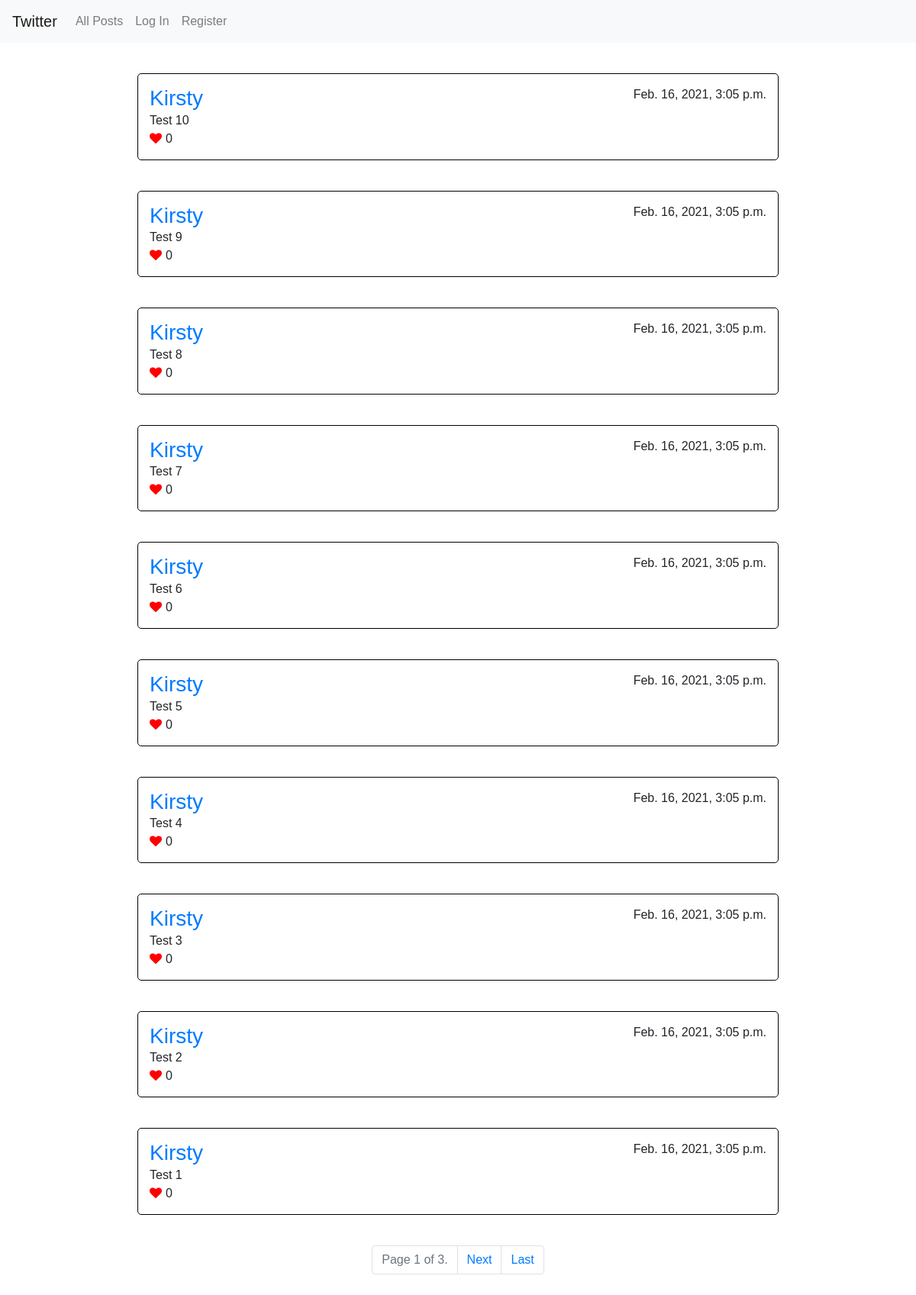
The page / on the database its author committed.
### network/models.py (models this page shows, shortened)
class Post(models.Model):
    content = models.CharField(max_length=140)
    likes = models.IntegerField(default=0)
    date_created = models.DateTimeField(auto_now_add=True)
    author = models.ForeignKey(User, on_delete=models.CASCADE, related_name="posts")

class User(AbstractUser):
    picture = models.ImageField(upload_to=rename, blank=True)

### network/views.py (the view)
# urls.py: path("", views.index, name="index"),
def index(request):
    all_posts = Post.objects.all().order_by('-date_created')
    paginator = Paginator(all_posts, 10) # show 10 posts per page
    page_number = request.GET.get('page')
    page_obj = paginator.get_page(page_number)
    return render(request, 'network/index.html', {
        "post_form": NewPost,
        "page_obj": page_obj
    })

### network/templates/network/index.html (shortened to what this page needs)
{% extends "network/layout.html" %}
{% block body %}
    {% for post in page_obj %}
        <div class="post-div">
            <div class="post">
                <h3 class="author"><a href="{% url 'profile' post.author_id %}">{{ post.author|title }}</a></h3>
                <p class="date">{{ post.date_created }}</p>
                <p class="content">{{ post.content }}</p>
                <p class="likes"><i class="fa fa-heart" aria-hidden="true" id="heart" style="color:red"></i>{{ post.likes }}</p>
            </div>
        </div>
    {% endfor %}
    <div class="page-nav-div">
        <nav aria-label="Page navigation example">
            <ul class="pagination justify-content-center">
                <li class="page-item disabled"><a href="#" class="page-link">Page {{ page_obj.number }} of {{ page_obj.paginator.num_pages }}.</a></li>
                {% if page_obj.has_next %}
                    <li class="page-item"><a class="page-link" href="?page={{ page_obj.next_page_number }}">Next</a></li>
                    <li class="page-item"><a class="page-link" href="?page={{ page_obj.paginator.num_pages }}">Last</a></li>
                {% endif %}
            </ul>
        </nav>
    </div>
{% endblock %}

### network/static/network/styles.css (style rules this page uses)
body { font-family: Arial, Helvetica, sans-serif; background: url('images/Twitter-background.png') no-repeat center center fixed; -moz-background-size: cover; -o-background-size: cover; -webkit-background-size: cover; -khtml-background-size: cover; }
.post-div { margin-top: 40px; }
.post { width: 70%; border: black solid 1px; border-radius: 5px; margin: 0 auto; padding: 15px; background-color: white; }
.author, .date { display: inline; }
.date { float: right; }
.post p { margin: 0; }
#heart { margin-right: 5px; size: 10px; }
.page-nav-div { margin: 40px; }
.pagination { text-align: center; }

### rows shown on the page
Post: author "Kirsty", date_created "Feb. 16, 2021, 3:05 p.m.", content "Test 10", likes "0"
Post: author "Kirsty", date_created "Feb. 16, 2021, 3:05 p.m.", content "Test 9", likes "0"
Post: author "Kirsty", date_created "Feb. 16, 2021, 3:05 p.m.", content "Test 8", likes "0"
Post: author "Kirsty", date_created "Feb. 16, 2021, 3:05 p.m.", content "Test 7", likes "0"
Post: author "Kirsty", date_created "Feb. 16, 2021, 3:05 p.m.", content "Test 6", likes "0"
Post: author "Kirsty", date_created "Feb. 16, 2021, 3:05 p.m.", content "Test 5", likes "0"
Post: author "Kirsty", date_created "Feb. 16, 2021, 3:05 p.m.", content "Test 4", likes "0"
Post: author "Kirsty", date_created "Feb. 16, 2021, 3:05 p.m.", content "Test 3", likes "0"
Post: author "Kirsty", date_created "Feb. 16, 2021, 3:05 p.m.", content "Test 2", likes "0"
Post: author "Kirsty", date_created "Feb. 16, 2021, 3:05 p.m.", content "Test 1", likes "0"

### other values the page prints
{{ page_obj.number }} "1"
{{ page_obj.paginator.num_pages }} "3"
